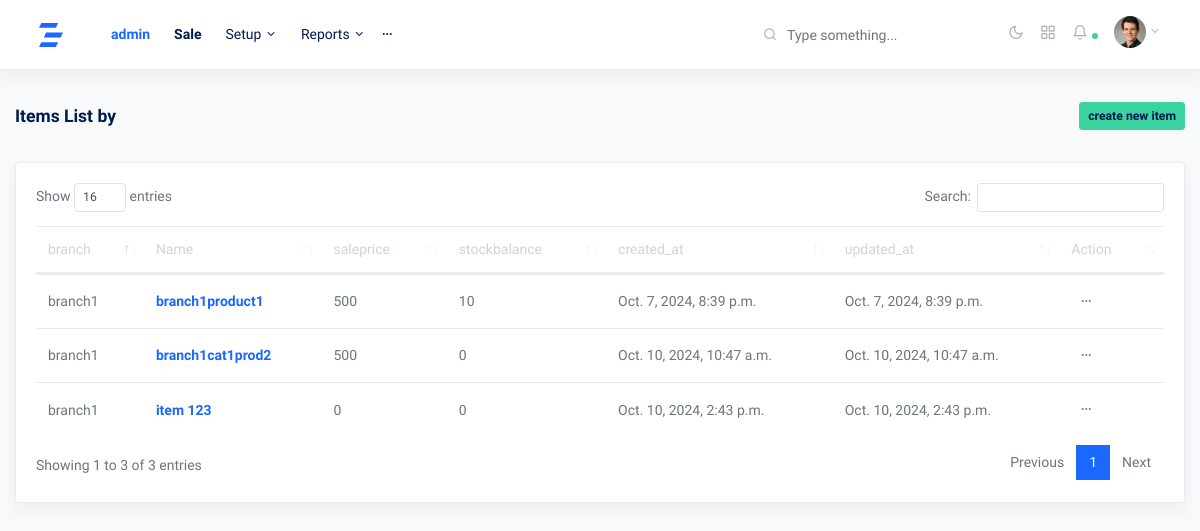
Before: /productview/ (signed in) with the older database file.
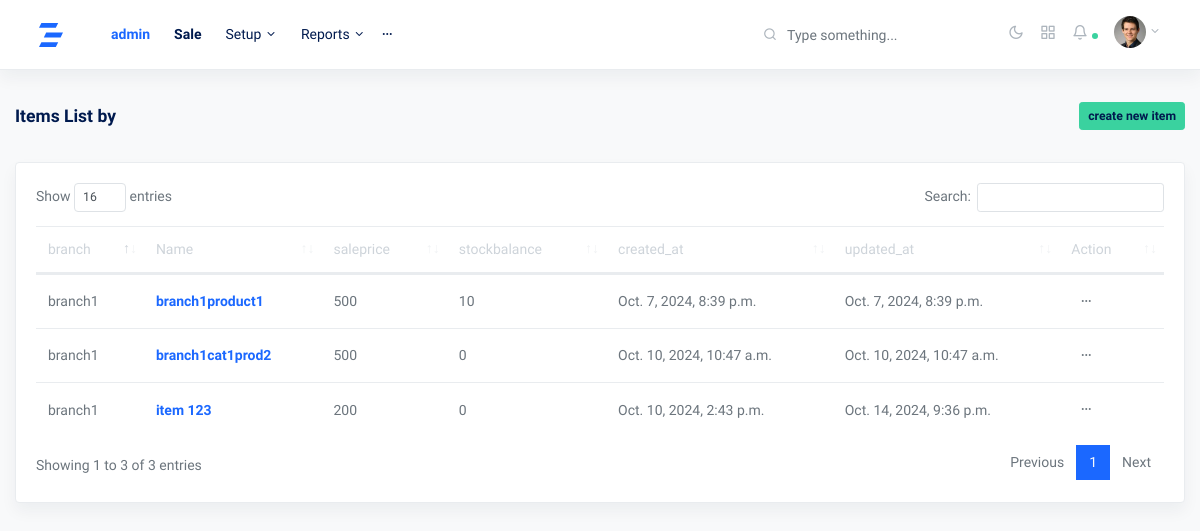
After: the same page with the newer database file.
### myapp/models.py (models this page shows, shortened)
class product(models.Model):
    branch = models.ForeignKey(branch, on_delete=models.CASCADE, blank=True, null=True)
    photo = models.ImageField(upload_to='', blank=True, null=True)
    name = models.CharField(max_length=255, blank=True, null=True)
    category = models.ForeignKey(category, on_delete=models.CASCADE, blank=True, null=True)
    saleprice = models.PositiveIntegerField(default=0)
    purchaseprice = models.PositiveIntegerField(default=0)
    stockbalance = models.IntegerField(default=0)
    created_at = models.DateTimeField(auto_now_add=True)
    updated_at = models.DateTimeField(auto_now=True)

class branch(models.Model):
    usr = models.ForeignKey(User, on_delete=models.CASCADE, null=True, blank=True)
    branch_name = models.CharField(max_length=225,blank=True, null=True)
    phone = models.CharField(max_length=225,blank=True, null=True)
    address = models.CharField(max_length=225,blank=True, null=True)
    created_at = models.DateTimeField(auto_now_add=True)
    updated_at = models.DateTimeField(auto_now=True)
    def __str__(self):
        return self.branch_name

### myapp/views.py (the view)
# urls.py: path('productview/', productview.as_view(), name='productview'),
class productview(View):
    def get(self, request):
        try:
            branch_id = self.request.session.get("branch_id", None)
            if branch_id is not None:
                products = product.objects.filter(branch=branch_id)
                fm = itemcreateform()
                context = {'products':products, 'fm':fm}
                return render(request, 'productview.html', context)
            else:
                return redirect('myapp:homeview')
        except:
            return redirect('myapp:homeview')

### myapp/forms.py
class itemcreateform(forms.ModelForm):
    class Meta:
        model = product
        fields = ['name', 'saleprice', 'purchaseprice']
        widgets = {
            'name' : forms.TextInput(attrs={'class': 'form-control', 'required':'True'}),
            'saleprice' : forms.NumberInput(attrs={'class': 'form-control'}),
            'purchaseprice' : forms.NumberInput(attrs={'class': 'form-control'}),
        }

### templates/productview.html (shortened to what this page needs)
{% extends 'base.html' %}
{% block content %}
<div class="row justify-content-center">
    <div class="col-12">
        <div class="row align-items-center mb-2">
            <div class="col">
              <h5 class="mb-2 page-title">Items List by {{cat}}</h5>
            </div>
            <div class="col-auto">
              <a href="#" class="btn btn-sm btn-success h5">create new item</a>
            </div>
          </div>
      <div class="row my-4">
        <div class="col-md-12">
          <div class="card shadow">
            <div class="card-body">
              <table class="table datatables" id="categoryview-1">
                <thead>
                  <tr>
                    <th>branch</th>
                    <th>Name</th>
                    <th>saleprice</th>
                    <th>stockbalance</th>
                    <th>created_at</th>
                    <th>updated_at</th>
                    <th>Action</th>
                  </tr>
                </thead>
                <tbody id="categorylist">
                  {% for p in products %}
                  <tr class="prolisttr">
                    <td>{{p.branch}}</td>
                    <td ><strong class="text-primary">{{p.name}}</strong></td>
                    <td>{{p.saleprice}}</td>
                    <td>{{p.stockbalance}}</td>
                    <td>{{p.created_at}}</td>
                    <td>{{p.updated_at}}</td>
                    <td><button class="btn btn-sm dropdown-toggle more-horizontal" type="button" data-toggle="dropdown" aria-haspopup="true" aria-expanded="false">
                      </button>
                    </td>
                  </tr>
                  {% endfor %}
                </tbody>
              </table>
            </div>
          </div>
        </div>
      </div>
    </div>
  </div>
{% endblock content %}

Changed rows visible on the page:
changed product "item 123": saleprice "0" → "200"; updated_at "Oct. 10, 2024, 2:43 p.m." → "Oct. 14, 2024, 9:36 p.m."
